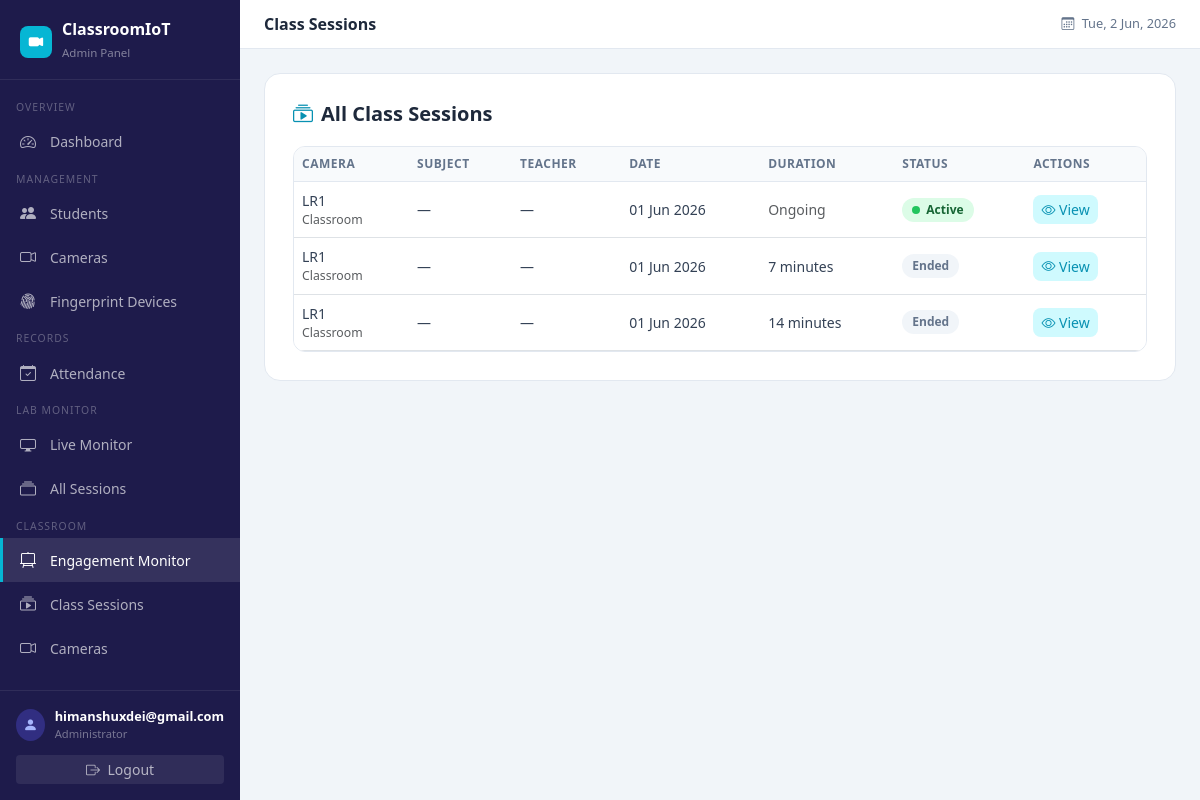
Before: /classroom/sessions/ (signed in) with the older database file.
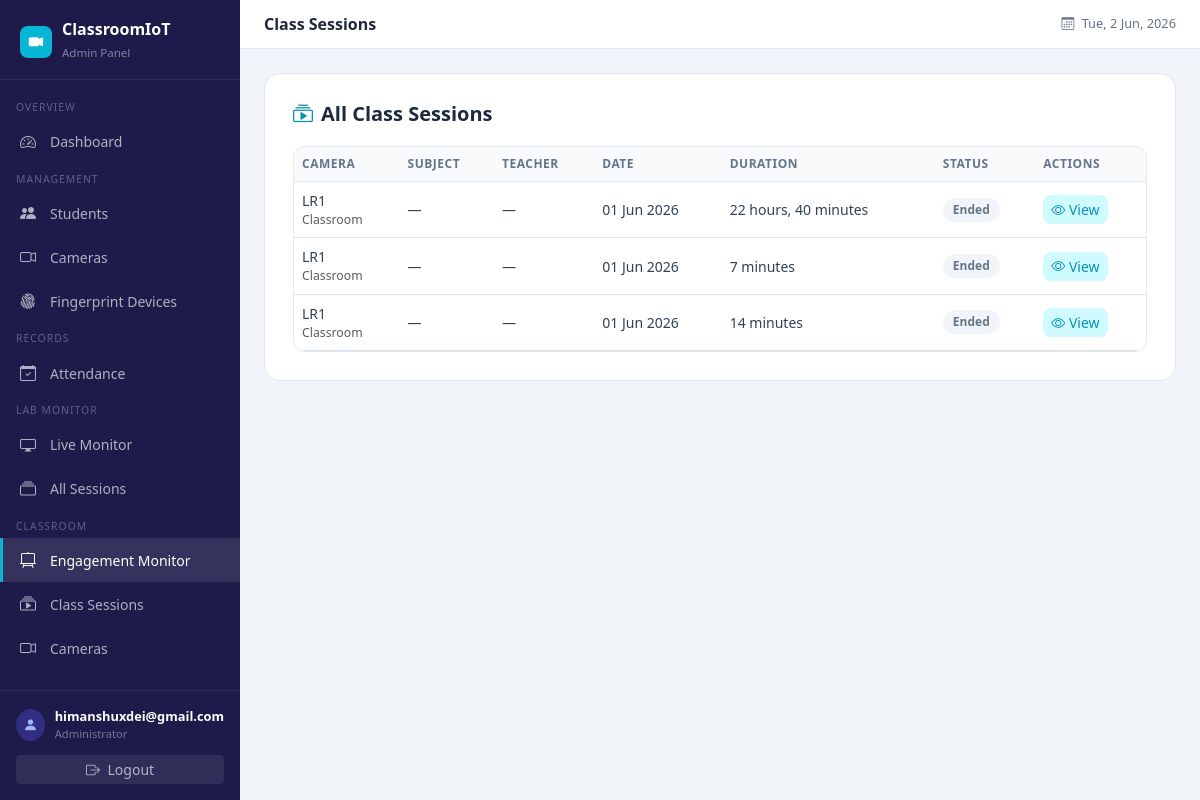
After: the same page with the newer database file.
### classroom_monitor/models.py (models this page shows, shortened)
class ClassSession(models.Model):
    camera = models.ForeignKey(ClassroomCamera, on_delete=models.CASCADE)
    subject = models.CharField(max_length=100, blank=True)
    teacher = models.CharField(max_length=100, blank=True)
    start_time = models.DateTimeField(auto_now_add=True)
    end_time = models.DateTimeField(null=True, blank=True)
    is_active = models.BooleanField(default=True)
    total_students_detected = models.IntegerField(default=0)
    class Meta:
        ordering = ['-start_time']
        indexes = [
            models.Index(fields=['camera', '-start_time']),
            models.Index(fields=['is_active', '-start_time']),
        ]
        verbose_name = 'Class Session'
        verbose_name_plural = 'Class Sessions'

class ClassroomCamera(models.Model):
    STREAM_TYPE_CHOICES = [
        ('mjpeg', 'MJPEG'),
        ('rtsp', 'RTSP'),
        ('snapshot', 'Snapshot'),
    ]
    name = models.CharField(max_length=100)
    url = models.CharField(max_length=300, help_text="RTSP or HTTP stream URL")
    location = models.CharField(max_length=100, default='Classroom')
    is_active = models.BooleanField(default=True)
    stream_type = models.CharField(
        max_length=10,
        choices=STREAM_TYPE_CHOICES,
        default='mjpeg'
    )
    snapshot_url = models.CharField(
        max_length=300, blank=True,
        help_text="Direct snapshot URL if different from stream URL"
    )
    created_at = models.DateTimeField(auto_now_add=True)
    class Meta:
        ordering = ['name']
        verbose_name = 'Classroom Camera'
        verbose_name_plural = 'Classroom Cameras'

### classroom_monitor/views.py (the view)
# urls.py: path('sessions/', views.session_list, name='classroom_session_list'),
@login_required
def session_list(request):
    sessions = ClassSession.objects.select_related('camera').order_by('-start_time')
    context = {
        'sessions': sessions,
    }
    return render(request, 'classroom_monitor/session_list.html', context)

### templates/classroom_monitor/session_list.html (shortened to what this page needs)
{% extends "entrance_cam/base.html" %}
{% block page_title %}Class Sessions{% endblock %}
{% block content %}
<div class="form-card">
  <div class="section-hdr">
    <h5><i class="bi bi-collection-play me-2" style="color:#0891b2"></i>All Class Sessions</h5>
  </div>
  {% if sessions %}
  <div class="data-table">
    <table class="table table-hover">
      <thead>
        <tr>
          <th>Camera</th>
          <th>Subject</th>
          <th>Teacher</th>
          <th>Date</th>
          <th>Duration</th>
          <th>Status</th>
          <th>Actions</th>
        </tr>
      </thead>
      <tbody>
        {% for session in sessions %}
        <tr>
          <td>
            <div class="fw-600">{{ session.camera.name }}</div>
            <div class="small text-muted">{{ session.camera.location }}</div>
          </td>
          <td>{{ session.subject|default:"—" }}</td>
          <td>{{ session.teacher|default:"—" }}</td>
          <td>{{ session.start_time|date:"d M Y" }}</td>
          <td>
            {% if session.end_time %}
              {{ session.end_time|timeuntil:session.start_time }}
            {% else %}
              <span class="text-muted">Ongoing</span>
            {% endif %}
          </td>
          <td>
            {% if session.is_active %}
              <span class="emotion-badge" style="background:#dcfce7;color:#166534">
                <span class="dot-online"></span>Active
              </span>
            {% else %}
              <span class="emotion-badge" style="background:#f1f5f9;color:#64748b">Ended</span>
            {% endif %}
          </td>
          <td>
            <a href="{% url 'classroom_session_detail' session.pk %}" class="btn btn-sm" style="background:#cffafe;color:#0891b2;border:none;border-radius:8px">
              <i class="bi bi-eye"></i> View
            </a>
          </td>
        </tr>
        {% endfor %}
      </tbody>
    </table>
  </div>
  {% else %}
  <div class="text-center py-5 text-muted">
    <i class="bi bi-calendar-x fs-1 d-block mb-2 opacity-20"></i>
    No sessions recorded yet.
  </div>
  {% endif %}
</div>
{% endblock %}

### templates/entrance_cam/base.html (shortened to what this page needs)
<!DOCTYPE html>
<html lang="en">
<head>
<link href="https://cdn.jsdelivr.net/npm/bootstrap@5.3.2/dist/css/bootstrap.min.css" rel="stylesheet">
<link href="https://cdn.jsdelivr.net/npm/bootstrap-icons@1.11.3/font/bootstrap-icons.css" rel="stylesheet">
</head>
<body>
{% if user.is_authenticated %}
<aside class="sidebar">
  <div class="sidebar-brand">
    <div style="display:flex;align-items:center;gap:10px">
      <div style="background:var(--accent);width:32px;height:32px;border-radius:8px;display:flex;align-items:center;justify-content:center">
        <i class="bi bi-camera-video-fill" style="color:#fff;font-size:0.9rem"></i>
      </div>
      <div>
        <h4>ClassroomIoT</h4>
        <small>Admin Panel</small>
      </div>
    </div>
  </div>
  <nav class="sidebar-nav">
    <div class="nav-section">Overview</div>
    <a href="{% url 'dashboard' %}" class="sidebar-link {% if request.resolver_match.url_name == 'dashboard' %}active{% endif %}">
      <i class="bi bi-speedometer2"></i> Dashboard
    </a>
    <div class="nav-section">Management</div>
    <a href="{% url 'student_list' %}" class="sidebar-link {% if 'student' in request.resolver_match.url_name %}active{% endif %}">
      <i class="bi bi-people-fill"></i> Students
    </a>
    <a href="{% url 'camera_list' %}" class="sidebar-link {% if 'camera' in request.resolver_match.url_name %}active{% endif %}">
      <i class="bi bi-camera-video"></i> Cameras
    </a>
    <a href="{% url 'esp32_device_list' %}" class="sidebar-link {% if 'esp32' in request.resolver_match.url_name %}active{% endif %}">
      <i class="bi bi-fingerprint"></i> Fingerprint Devices
    </a>
    <div class="nav-section">Records</div>
    <a href="{% url 'attendance_list' %}" class="sidebar-link {% if 'attendance' in request.resolver_match.url_name %}active{% endif %}">
      <i class="bi bi-calendar-check"></i> Attendance
    </a>
    <div class="nav-section">Lab Monitor</div>
    <a href="{% url 'lab_monitor' %}" class="sidebar-link {% if request.resolver_match.url_name == 'lab_monitor' %}active{% endif %}">
      <i class="bi bi-display"></i> Live Monitor
    </a>
    <a href="{% url 'session_list' %}" class="sidebar-link {% if request.resolver_match.url_name == 'session_list' %}active{% endif %}">
      <i class="bi bi-collection"></i> All Sessions
    </a>
    <div class="nav-section">Classroom</div>
    <a href="{% url 'classroom_dashboard' %}" class="sidebar-link {% if 'classroom' in request.path %}active{% endif %}">
      <i class="bi bi-easel2"></i> Engagement Monitor
    </a>
    <a href="{% url 'classroom_session_list' %}" class="sidebar-link">
      <i class="bi bi-collection-play"></i> Class Sessions
    </a>
    <a href="{% url 'classroom_camera_list' %}" class="sidebar-link">
      <i class="bi bi-camera-video"></i> Cameras
    </a>
  </nav>
  <div style="padding:16px;border-top:1px solid rgba(255,255,255,0.08)">
    <div style="display:flex;align-items:center;gap:10px;margin-bottom:12px">
      <div style="width:32px;height:32px;background:#312e81;border-radius:50%;display:flex;align-items:center;justify-content:center">
        <i class="bi bi-person-fill" style="color:#a5b4fc;font-size:0.9rem"></i>
      </div>
      <div>
        <div style="color:#fff;font-size:0.8rem;font-weight:600">{{ user.username }}</div>
        <div style="color:rgba(255,255,255,0.4);font-size:0.7rem">Administrator</div>
      </div>
    </div>
    <a href="{% url 'logout' %}" class="btn btn-sm w-100" style="background:rgba(255,255,255,0.08);color:rgba(255,255,255,0.65);border:none">
      <i class="bi bi-box-arrow-right me-1"></i> Logout
    </a>
  </div>
</aside>
{% endif %}
<div class="{% if user.is_authenticated %}main-content{% endif %}">
  {% if user.is_authenticated %}
  <div class="topbar">
    <span class="topbar-title">{% block page_title %}Dashboard{% endblock %}</span>
    <div style="display:flex;align-items:center;gap:12px">
      <span style="font-size:0.8rem;color:#64748b">
        <i class="bi bi-calendar3 me-1"></i>
        <span id="topbar-date"></span>
      </span>
    </div>
  </div>
  {% endif %}
  <div class="{% if user.is_authenticated %}content-area{% endif %}">
    {% block content %}{% endblock %}
  </div>
</div>
</body>
</html>

### templates/entrance_cam/base.html (style rules this page uses)
:root { --sidebar-w: 240px; --primary: #4f46e5; --primary-dark: #3730a3; --accent: #06b6d4; }
body { background: #f1f5f9; font-family: 'Segoe UI', sans-serif; margin: 0; padding: 0; overflow-x: hidden; }
.sidebar { position: fixed; top: 0; left: 0; height: 100vh; width: var(--sidebar-w); background: #1e1b4b; display: flex; flex-direction: column; z-index: 1000; }
.sidebar-brand { padding: 20px 20px 16px; border-bottom: 1px solid rgba(255,255,255,0.08); }
.sidebar-brand h4 { color: #fff; margin: 0; font-size: 1rem; font-weight: 700; }
.sidebar-brand small { color: rgba(255,255,255,0.45); font-size: 0.72rem; }
.sidebar-nav { flex: 1; padding: 12px 0; overflow-y: auto; }
.sidebar-nav { -ms-overflow-style: none; scrollbar-width: none; }
.nav-section { padding: 8px 16px 4px; font-size: 0.65rem; color: rgba(255,255,255,0.3); text-transform: uppercase; letter-spacing: 1px; }
.sidebar-link { display: flex; align-items: center; gap: 10px; padding: 10px 20px; color: rgba(255,255,255,0.65); text-decoration: none; font-size: 0.875rem; border-radius: 0; transition: all 0.15s; }
.sidebar-link:hover, .sidebar-link.active { color: #fff; background: rgba(255,255,255,0.1); border-left: 3px solid var(--accent); padding-left: 17px; }
.sidebar-link i { font-size: 1rem; width: 20px; }
.main-content { margin-left: var(--sidebar-w); min-height: 100vh; overflow-x: hidden; }
.topbar { background: #fff; border-bottom: 1px solid #e2e8f0; padding: 12px 24px; display: flex; align-items: center; justify-content: space-between; position: sticky; top: 0; z-index: 100; }
.topbar-title { font-weight: 600; font-size: 1rem; color: #1e293b; }
.content-area { padding: 24px; }
.data-table { background: #fff; border-radius: 12px; border: 1px solid #e2e8f0; overflow: hidden; }
.data-table .table { margin: 0; }
.data-table .table th { background: #f8fafc; font-size: 0.75rem; text-transform: uppercase; letter-spacing: 0.5px; color: #64748b; font-weight: 600; border-bottom: 1px solid #e2e8f0; }
.data-table .table td { font-size: 0.875rem; vertical-align: middle; color: #334155; }
.emotion-badge { padding: 3px 10px; border-radius: 20px; font-size: 0.75rem; font-weight: 600; display: inline-block; }
.form-card { background: #fff; border-radius: 16px; border: 1px solid #e2e8f0; padding: 28px; }
.section-hdr { display: flex; align-items: center; justify-content: space-between; margin-bottom: 20px; }
.section-hdr h5 { font-weight: 700; color: #1e293b; margin: 0; }

Changed rows visible on the page:
changed ClassSession: end_time (not shown) → "22 hours, 40 minutes"; is_active "Active" → "Ended"; no longer shows "Ongoing"
